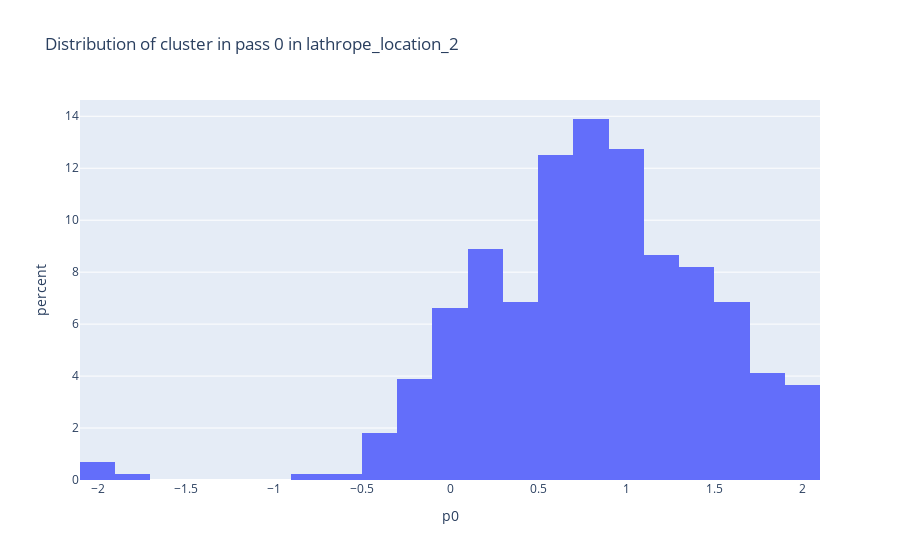
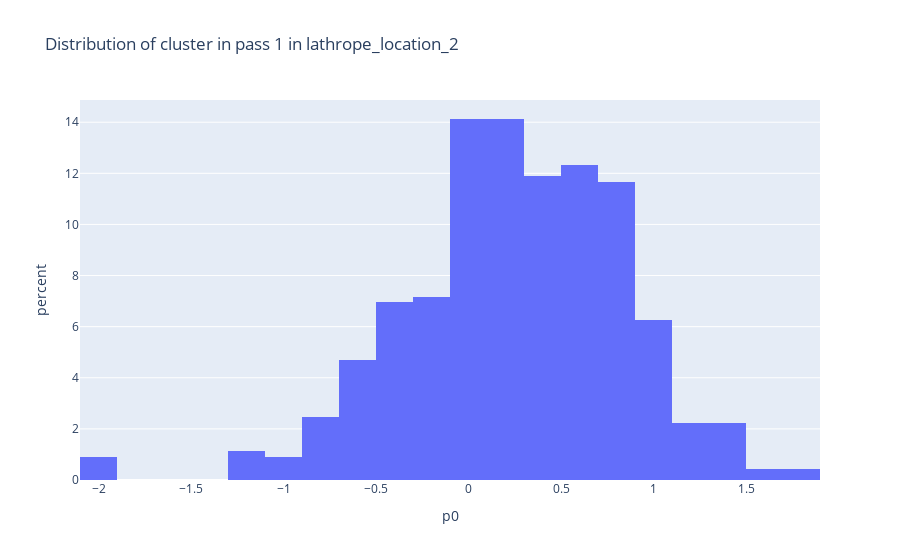
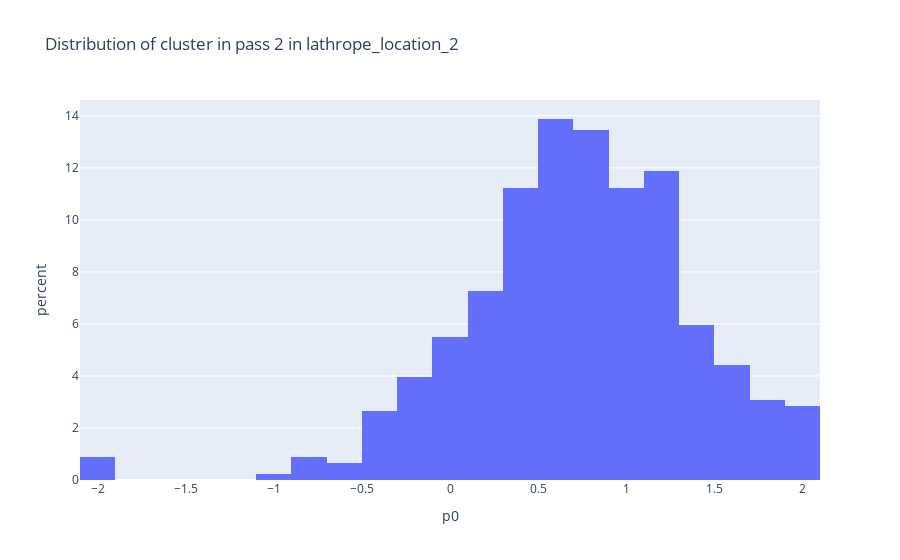
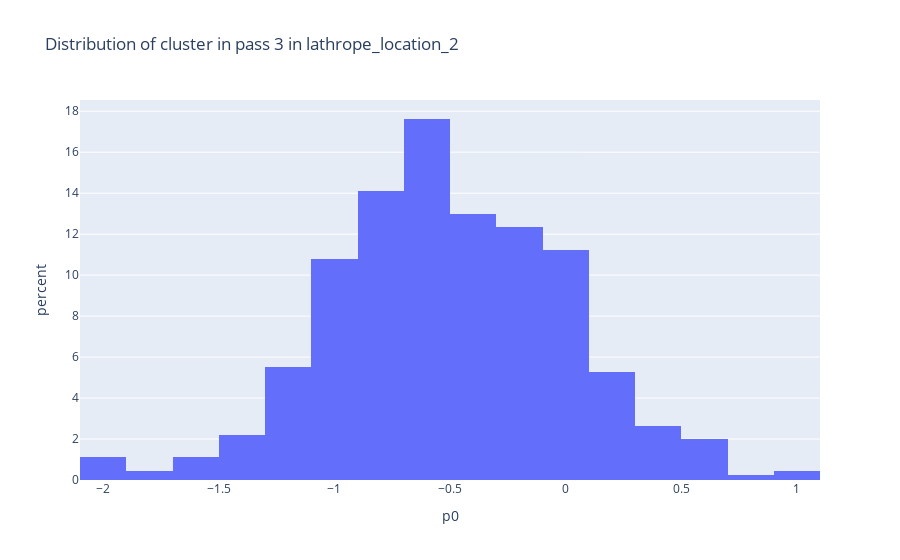

Notebook code for these charts, in order:
### Code cell
import plotly.graph_objects as go
fig = go.Figure()

nbins=len(full_data.cluster.unique())

for i in range(len(each_data)):
    title=f"Distribution of cluster in pass {i} in {location_name}"
    fig = px.histogram(each_data[i], 
                       x="p0",
                       histnorm='percent',
                       nbins=30,
                       title=title
                      )
#     fig.write_image(folder_location/model_name/title/f"_field_pass{passes[i]}.png")
    fig.show()

### Figure 1 — Plotly figure (JSON) as saved in the notebook; plotly's stock layout.template omitted (floating-point values rounded to 4 significant figures; data arrays with more than 128 entries replaced by an {"elided": "..."} marker saying what was removed)
{"data": [{"alignmentgroup": "True", "bingroup": "x", "histnorm": "percent", "hovertemplate": "p0=%{x}<br>percent=%{y}<extra></extra>", "legendgroup": "", "marker": {"color": "#636efa", "pattern": {"shape": ""}}, "name": "", "nbinsx": 30, "offsetgroup": "", "orientation": "v", "showlegend": false, "type": "histogram", "x": {"elided": "439 float values"}, "xaxis": "x", "yaxis": "y"}], "layout": {"barmode": "relative", "legend": {"tracegroupgap": 0}, "title": {"text": "Distribution of cluster in pass 0 in lathrope_location_2"}, "xaxis": {"anchor": "y", "domain": [0, 1], "title": {"text": "p0"}}, "yaxis": {"anchor": "x", "domain": [0, 1], "title": {"text": "percent"}}}}

### Figure 2 — Plotly figure (JSON) as saved in the notebook; plotly's stock layout.template omitted (floating-point values rounded to 4 significant figures; data arrays with more than 128 entries replaced by an {"elided": "..."} marker saying what was removed)
{"data": [{"alignmentgroup": "True", "bingroup": "x", "histnorm": "percent", "hovertemplate": "p0=%{x}<br>percent=%{y}<extra></extra>", "legendgroup": "", "marker": {"color": "#636efa", "pattern": {"shape": ""}}, "name": "", "nbinsx": 30, "offsetgroup": "", "orientation": "v", "showlegend": false, "type": "histogram", "x": {"elided": "446 float values"}, "xaxis": "x", "yaxis": "y"}], "layout": {"barmode": "relative", "legend": {"tracegroupgap": 0}, "title": {"text": "Distribution of cluster in pass 1 in lathrope_location_2"}, "xaxis": {"anchor": "y", "domain": [0, 1], "title": {"text": "p0"}}, "yaxis": {"anchor": "x", "domain": [0, 1], "title": {"text": "percent"}}}}

### Figure 3 — Plotly figure (JSON) as saved in the notebook; plotly's stock layout.template omitted (floating-point values rounded to 4 significant figures; data arrays with more than 128 entries replaced by an {"elided": "..."} marker saying what was removed)
{"data": [{"alignmentgroup": "True", "bingroup": "x", "histnorm": "percent", "hovertemplate": "p0=%{x}<br>percent=%{y}<extra></extra>", "legendgroup": "", "marker": {"color": "#636efa", "pattern": {"shape": ""}}, "name": "", "nbinsx": 30, "offsetgroup": "", "orientation": "v", "showlegend": false, "type": "histogram", "x": {"elided": "454 float values"}, "xaxis": "x", "yaxis": "y"}], "layout": {"barmode": "relative", "legend": {"tracegroupgap": 0}, "title": {"text": "Distribution of cluster in pass 2 in lathrope_location_2"}, "xaxis": {"anchor": "y", "domain": [0, 1], "title": {"text": "p0"}}, "yaxis": {"anchor": "x", "domain": [0, 1], "title": {"text": "percent"}}}}

### Figure 4 — Plotly figure (JSON) as saved in the notebook; plotly's stock layout.template omitted (floating-point values rounded to 4 significant figures; data arrays with more than 128 entries replaced by an {"elided": "..."} marker saying what was removed)
{"data": [{"alignmentgroup": "True", "bingroup": "x", "histnorm": "percent", "hovertemplate": "p0=%{x}<br>percent=%{y}<extra></extra>", "legendgroup": "", "marker": {"color": "#636efa", "pattern": {"shape": ""}}, "name": "", "nbinsx": 30, "offsetgroup": "", "orientation": "v", "showlegend": false, "type": "histogram", "x": {"elided": "454 float values"}, "xaxis": "x", "yaxis": "y"}], "layout": {"barmode": "relative", "legend": {"tracegroupgap": 0}, "title": {"text": "Distribution of cluster in pass 3 in lathrope_location_2"}, "xaxis": {"anchor": "y", "domain": [0, 1], "title": {"text": "p0"}}, "yaxis": {"anchor": "x", "domain": [0, 1], "title": {"text": "percent"}}}}
